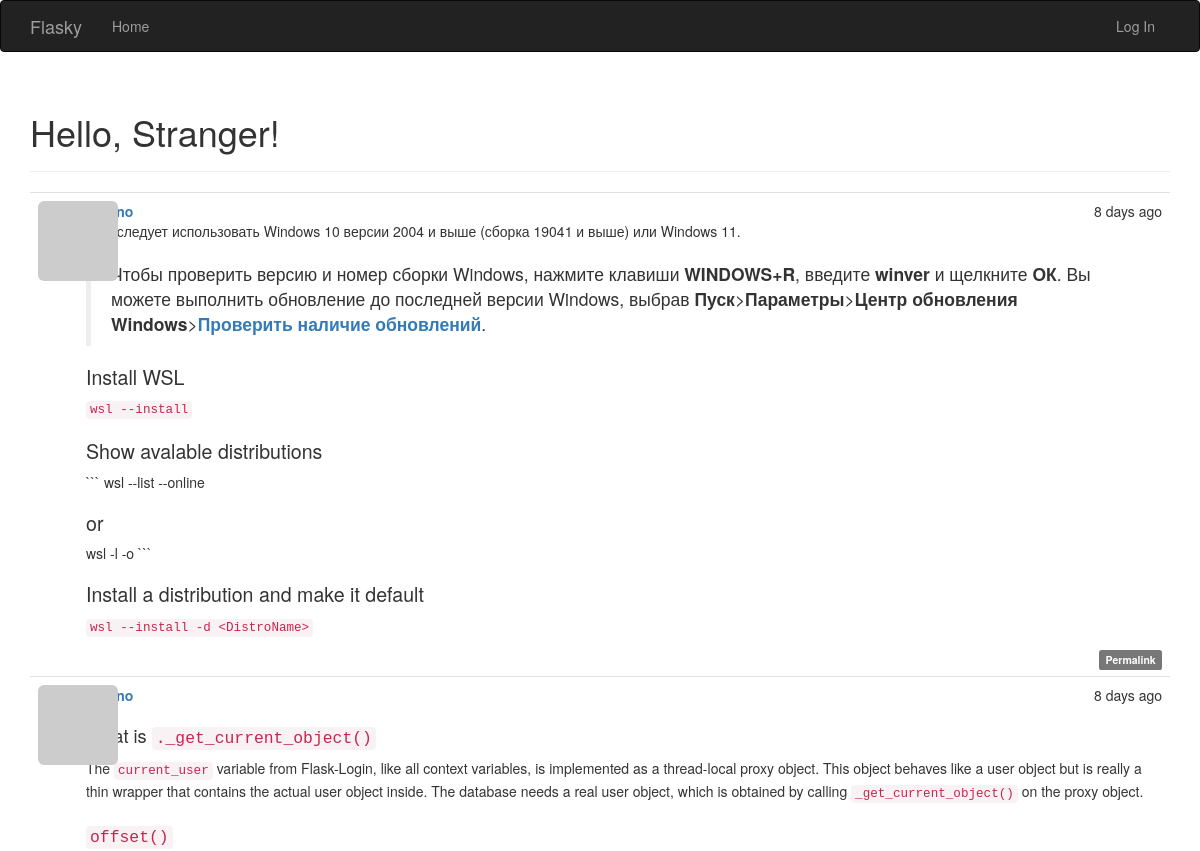
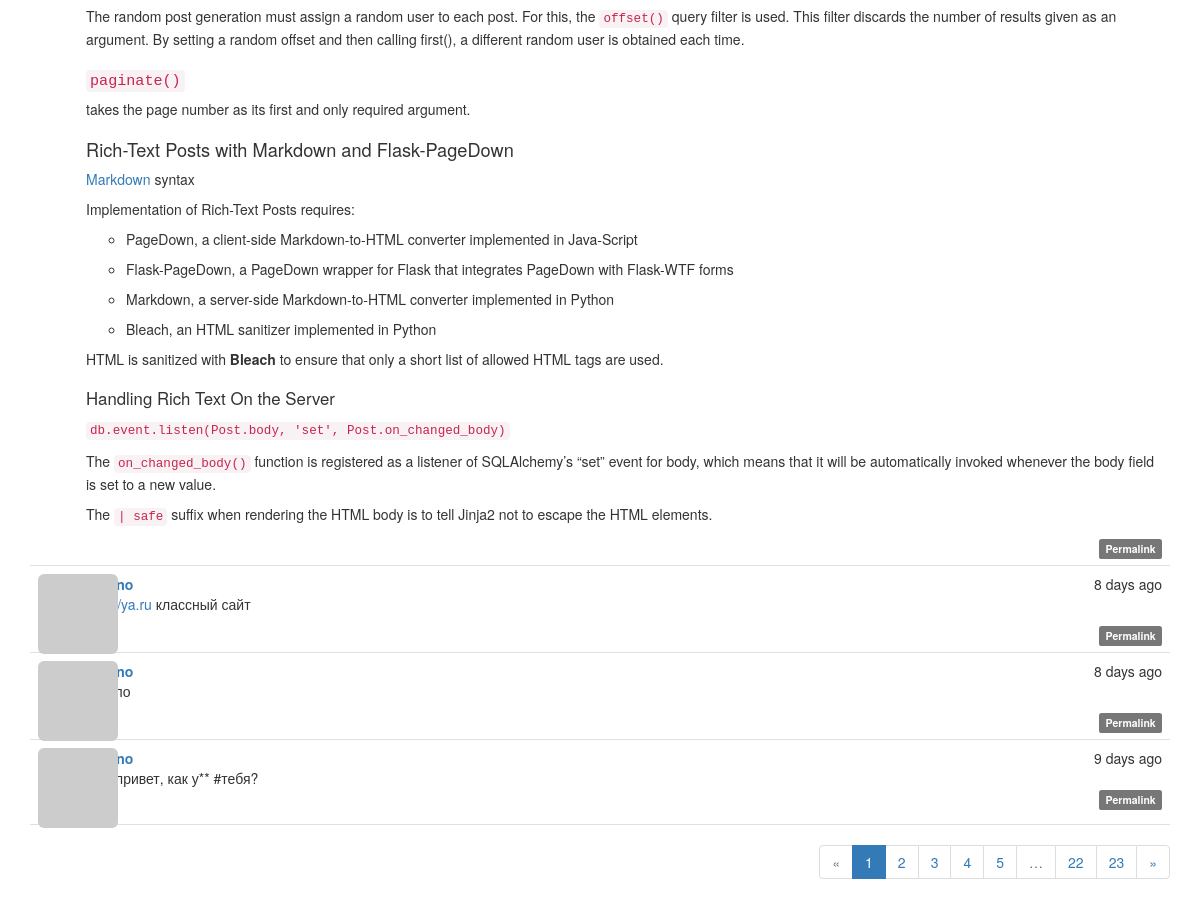
Before: / with the older database file (2 pictures, top to bottom).
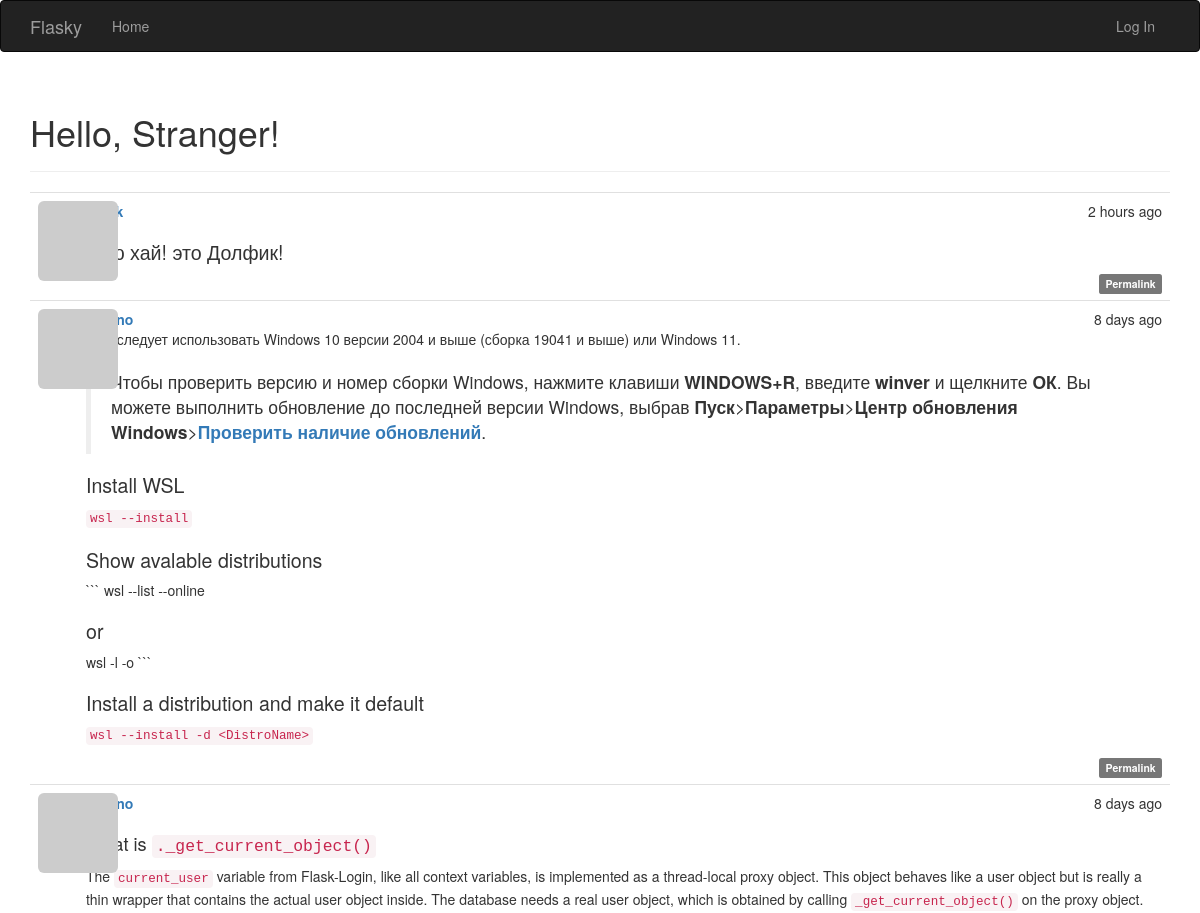
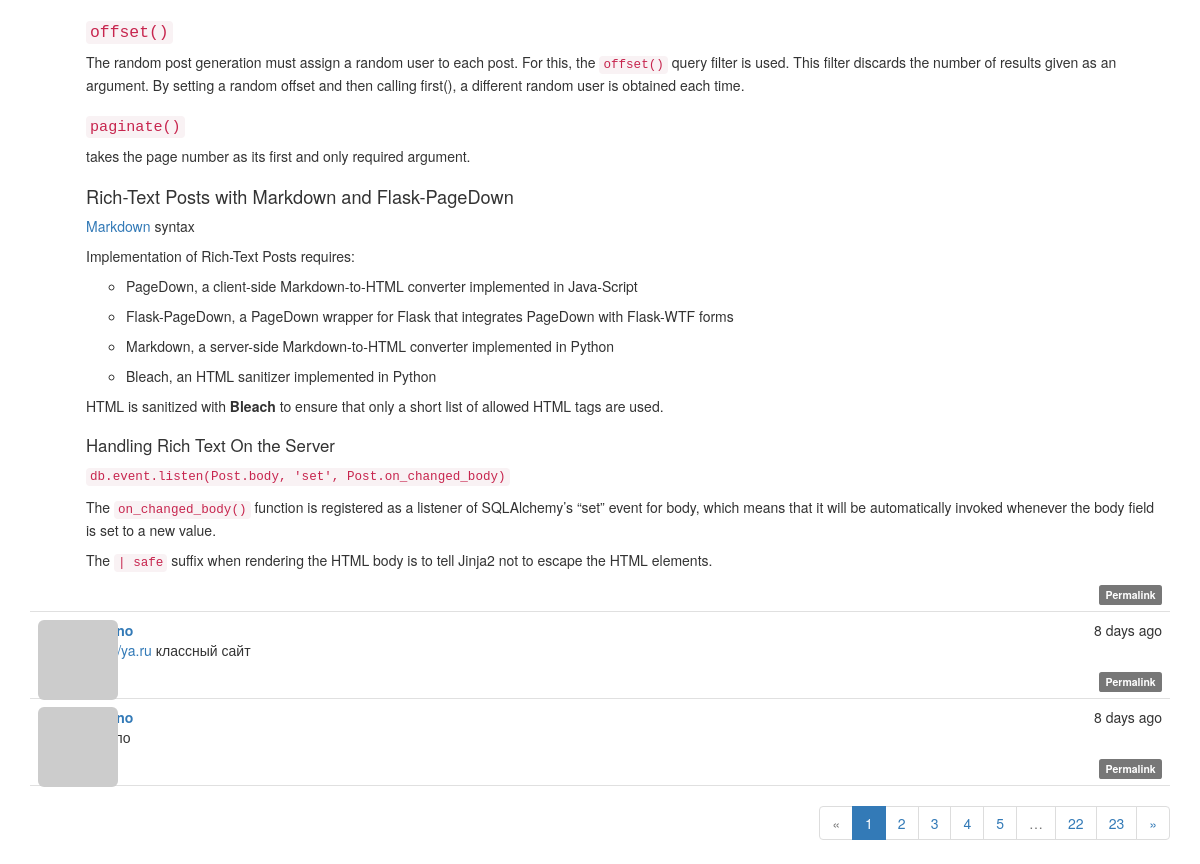
After: the same page with the newer database file (2 pictures, top to bottom).
### app/models.py (models this page shows, shortened)
class Post(db.Model):
    __tablename__ = 'posts'
    id = db.Column(db.Integer, primary_key=True)
    body = db.Column(db.Text)
    body_html = db.Column(db.Text)
    timestamp = db.Column(db.DateTime, index=True, default=datetime.utcnow)
    auth_id = db.Column(db.Integer, db.ForeignKey('users.id'))

### app/main/views.py (the view)
@main.route('/', methods=['GET', 'POST'])
def index():
    form = PostForm()
    if current_user.can(Permission.WRITE) and form.validate_on_submit():
        post = Post(body=form.body.data,
                    author=current_user._get_current_object())
        db.session.add(post)
        db.session.commit()
        return redirect(url_for('.index'))
    page = request.args.get('page', 1, type=int)
    pagination = Post.query.order_by(Post.timestamp.desc()).paginate(
        page, per_page=current_app.config['FLASKY_POSTS_PER_PAGE'],
        error_out=False)
    posts = pagination.items
    return render_template('index.html', form=form, posts=posts,
                           pagination=pagination)

### app/auth/views.py (called while the page is built)
@auth.before_app_request
def before_request():
    if current_user.is_authenticated:
        current_user.ping()
        if not current_user.confirmed \
                and request.blueprint != 'auth' \
                and request.endpoint != 'static':
            return redirect(url_for('auth.unconfirmed'))

### app/main/__init__.py (called while the page is built)
@main.app_context_processor
def inject_permissions():
    return dict(Permission=Permission)

### app/models.py (called while the page is built)
    def gravatar(self, size=100, default='identicon', rating='g'):
        if request.is_secure:
            url = 'https://secure.gravatar.com/avatar'
        else:
            url = 'http://secure.gravatar.com/avatar'
        hash = hashlib.md5(self.email.lower().encode('utf-8')).hexdigest()
        return f'{url}/{hash}?s={size}&d={default}&r={rating}'

    def can(self, permissions):
        return False

    def is_administrator(self):
        return False

### app/templates/index.html (shortened to what this page needs)
{% extends "base.html" %}
{% import "bootstrap/wtf.html" as wtf %}
{% import "_macros.html" as macros %}
{% block page_content %}
<div class="page-header">
    <h1>Hello,
{% if current_user.is_authenticated %}{{ current_user.username }}{% else %}Stranger{% endif %}!</h1>
</div>
{% include '_posts.html' %}
<div class="pagination">
    {{ macros.pagination_widget(pagination, '.index') }}
</div>
{% endblock %}

### app/templates/base.html (shortened to what this page needs)
{% extends "bootstrap/base.html" %}
{% block head %}
{{ super() }}
<link rel="stylesheet" type="text/css" href="{{ url_for('static', filename='styles.css') }}">
{% endblock %}
{% block navbar %}
<div class="navbar navbar-inverse" role="navigation">
    <div class="container">
        <div class="navbar-header">
            <a class="navbar-brand" href="/">Flasky</a>
        </div>
        <div class="navbar-collapse collapse">
            <ul class="nav navbar-nav">
                <li><a href="/">Home</a></li>
            </ul>
            <ul class="nav navbar-nav navbar-right">
                {% if current_user.is_authenticated %}
            <li class="dropdown">
                   <a href="#" class="dropdown-toggle" data-toggle="dropdown">
                        <img src="{{ current_user.gravatar(size=18) }}">
                        Account <b class="caret"></b></a>
                    <ul class="dropdown-menu">
                         <li><a href="#">Change Password</a></li>
                        <li><a href="#">Change Email</a></li>
                        <li><a href="{{ url_for('auth.logout') }}">Log Out</a></li>
                    </ul></li>
                    {% else %}
                <li><a href="{{ url_for('auth.login') }}">Log In</a></li>
                {% endif %}
            </ul>
        </div>
    </div>
</div>
{% endblock %}
{% block content %}
<div class="container">
    {% block page_content %}{% endblock %}
</div>
{% endblock %}

### app/templates/_macros.html
{% macro pagination_widget(pagination, endpoint) %}
<ul class="pagination">
  <li{% if not pagination.has_prev %} class="disabled"{% endif %}>
    <a href="{% if pagination.has_prev %}{{ url_for(endpoint,
       page = pagination.page - 1, **kwargs) }}{% else %}#{% endif %}">
  &laquo;</a>
  </li>
  {% for p in pagination.iter_pages() %}
  {% if p %}
    {% if p == pagination.page %}
    <li class="active">
      <a href="{{ url_for(endpoint, page = p, **kwargs) }}">{{ p }}</a>
    </li>
    {% else %}
  <li>
    <a href="{{ url_for(endpoint, page = p, **kwargs) }}">{{ p }}</a>
  </li>
  {% endif %}
  {% else %}
  <li class="disabled"><a href="#">&hellip;</a></li>
  {% endif %}
  {% endfor %}
  <li{% if not pagination.has_next %} class="disabled"{% endif %}>
  <a href="{% if pagination.has_next %}{{ url_for(endpoint,
    page = pagination.page + 1, **kwargs) }}{% else %}#{% endif %}">
    &raquo;
  </a>
  </li>
</ul>
{% endmacro %}

### app/templates/_posts.html (shortened to what this page needs)
<ul class="posts">
    {% for post in posts %}
    <li class="post">
        <div class="profile-thumbnail">
            <a href="{{ url_for('.user', username=post.author.username) }}">
                <img class="img-rounded profile-thumbnail" src="{{ post.author.gravatar(size=40) }}">
            </a>
        </div>
        <div class="post-date">{{ moment(post.timestamp).fromNow() }}</div>
        <div class="post-author">
            <a href="{{ url_for('.user', username=post.author.username) }}">
            </a>
        </div>
       <div class="post-content">
        <div class="post-body">
            {% if post.body_html %}
                {{ post.body_html | safe }}
            {% else %}
                {{ post.body }}
        {% endif %}
        </div>
        <div class="post-footer">
            <a href="{{ url_for('.post', id=post.id) }}">
                <span class="label label-default">Permalink</span>
            </a>
        </div>
</div>
    </li>
    {% endfor %}
</ul>

### app/static/styles.css (style rules this page uses)
.profile-thumbnail { position: absolute; }
ul.posts { list-style-type: none; padding: 0px; margin: 16px 0px 0px 0px; border-top: 1px solid #e0e0e0; }
ul.posts li.post { padding: 8px; border-bottom: 1px solid #e0e0e0; }
div.post-date { float: right; }
div.post-author { font-weight: bold; margin-left: 48px; }
div.post-content { margin-left: 48px; min-height: 48px; }
div.post-footer { text-align: right; }
div.pagination { width: 100%; text-align: right; padding: 0px; margin: 0px; }
.post-body h1 { font-size: 140%; }
.post-body h2 { font-size: 130%; }
.post-body h3 { font-size: 120%; }

Changed rows visible on the page:
no longer on this page (row unchanged): Post: timestamp "9 days ago", body "**О, привет, как у** #тебя?"
added Post: timestamp "2 hours ago", body_html "Хаю хай! это Долфик!"
